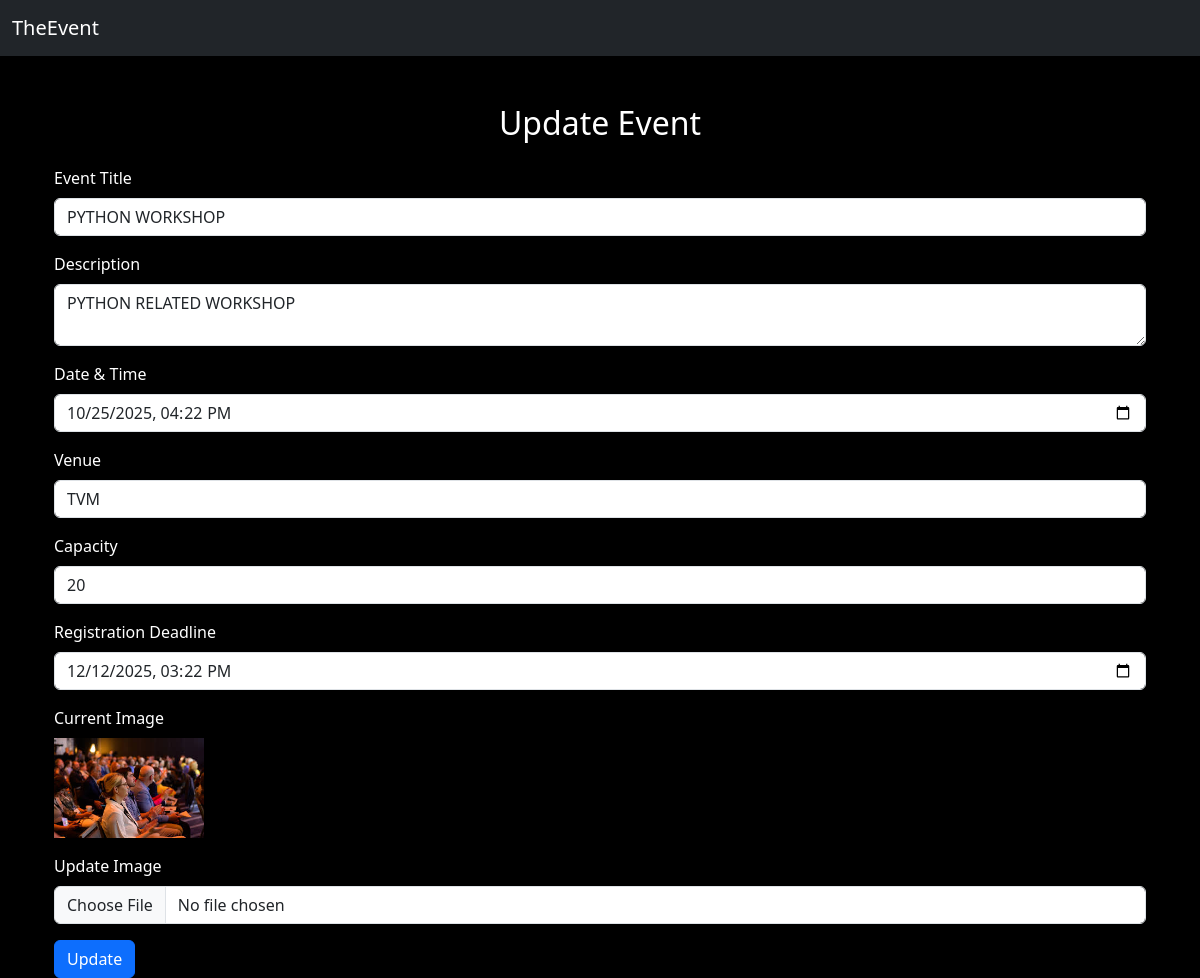
Screenshot of /updateevent/7/ with the database file from the repository.
### app/models.py (models this page shows, shortened)
class Event(models.Model):
    title = models.CharField(max_length=255)
    image = models.ImageField(upload_to='event_images/', null=True, blank=True)
    description = models.TextField()
    datetime = models.DateTimeField()
    venue = models.CharField(max_length=255)
    capacity = models.IntegerField()
    regdead = models.DateTimeField()

### app/views.py (the view, shortened to what this page needs)
# urls.py: path('updateevent/<int:id>/', views.update_event, name='update_event'),
def update_event(request, id):
    event = get_object_or_404(Event, id=id)
    msg = ''
    return render(request, 'update_event.html', {'event': event})

### templates/update_event.html (shortened to what this page needs)
{% extends 'base.html' %}
{% block content %}
<div class="container mt-5">
    <h2 class="text-center">Update Event</h2>
    <form method="POST" enctype="multipart/form-data" class="mt-4">
        <div class="mb-3">
            <label for="title" class="form-label">Event Title</label>
            <input type="text" class="form-control" name="title" id="title" value="{{ event.title }}">
        </div>
        <div class="mb-3">
            <label for="description" class="form-label">Description</label>
            <textarea class="form-control" name="description" id="description">{{ event.description }}</textarea>
        </div>
        <div class="mb-3">
            <label for="datetime" class="form-label">Date & Time</label>
            <input type="datetime-local" class="form-control" name="datetime" id="datetime" value="{{ event.datetime|date:'Y-m-d\\TH:i' }}">
        </div>
        <div class="mb-3">
            <label for="venue" class="form-label">Venue</label>
            <input type="text" class="form-control" name="venue" id="venue" value="{{ event.venue }}">
        </div>
        <div class="mb-3">
            <label for="capacity" class="form-label">Capacity</label>
            <input type="number" class="form-control" name="capacity" id="capacity" value="{{ event.capacity }}">
        </div>
        <div class="mb-3">
            <label for="regdead" class="form-label">Registration Deadline</label>
            <input type="datetime-local" class="form-control" name="regdead" id="regdead" value="{{ event.regdead|date:'Y-m-d\\TH:i' }}">
        </div>
        <div class="mb-3">
            <label class="form-label">Current Image</label><br>
            <img src="{{ event.image.url }}" width="150" height="100" style="object-fit: cover;">
        </div>
        <div class="mb-3">
            <label for="image" class="form-label">Update Image</label>
            <input type="file" class="form-control" name="image" id="image">
        </div>
        <button type="submit" class="btn btn-primary">Update</button>
    </form>
</div>
{% endblock %}

### templates/base.html (style rules this page uses)
body { background-color: #000; color: #fff; }
.container { margin-top: 30px; }

### rows the page displays
Event: title "PYTHON WORKSHOP", description "PYTHON RELATED WORKSHOP", datetime "10/25/2025 16:22", venue "TVM", capacity "20", regdead "12/12/2025 15:22", image (picture)
